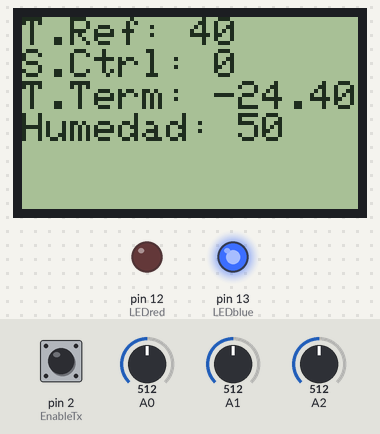
Recording of a sketch running on a simulated Arduino Uno, built with avr-gcc and run on an emulated ATmega328P. Parts: 84×48 one-colour display, output pins drawn as LEDs (lit = HIGH). Inputs (shaded band) come from the test bench; at power-on: A0 = 512, A1 = 512, A2 = 512, pin 2 (EnableTx) HIGH. The display library's start-up logo is not drawn; what the sketch prints to the serial monitor is not drawn.

Above: at 1.7 s.
1.8 s: A0 set to 716
At 3.1 s:
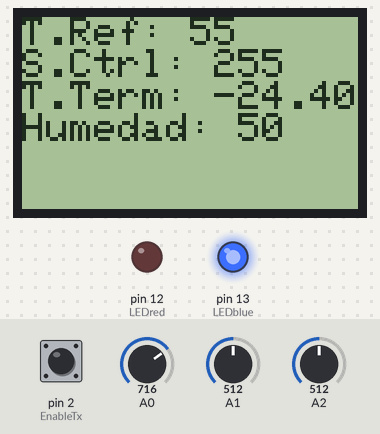
3.3 s: A1 set to 716
At 4.5 s:
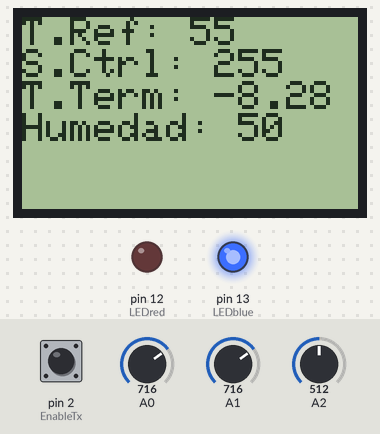
4.8 s: A2 set to 716
At 6.0 s:
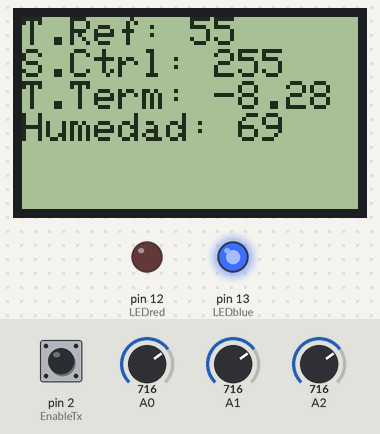
6.3 s: A1 set to 1023
At 7.6 s:
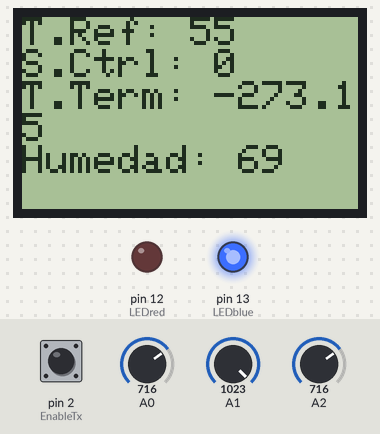
7.9 s: A1 set to 511
At 9.2 s:
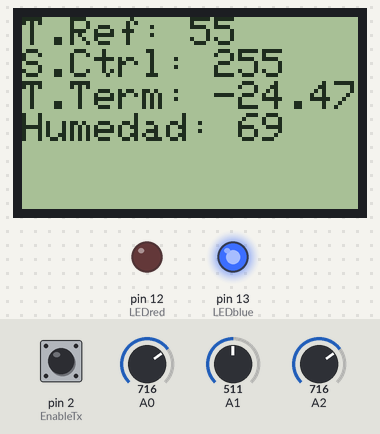
Timing chart, 0 to 10.9 s (numbered marks = the images above; inputs shaded):
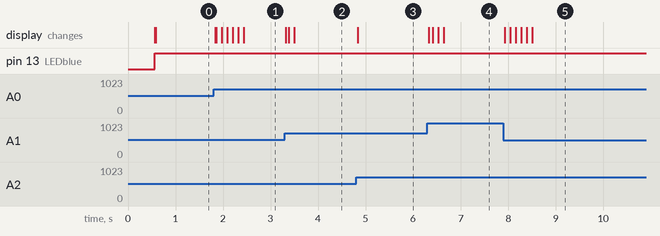

Measured:
- after the input at 1.8 s, the display: first changes at once (image 1 shows a later state)
- after the input at 3.3 s, the display: changes at once (image 2)
- after the input at 4.8 s, the display: changes at once (image 3)
- after the input at 6.3 s, the display: first changes at once (image 4 shows a later state)
- after the input at 7.9 s, the display: changes at once (image 5)

The sketch:

PID.ino
```cpp
//Laboratorio de Microcontroladores
//Laboratorio #3
//Realizado por:
//Gabriel Barahona Otoya B70896
//Yenner Gonzalez Araya B83375

//Librerias
#include <Adafruit_PCD8544.h>
#include <PID_v1.h>


// --- Decalracion Variables Globales ---

//Pines

/* Pinout:
D0-D1: Comunicacion Serial    DIGITAL - OUTPUT
D3: Switch Comunicacion PC    DIGITAL - INPUT
D4-D11: Salida PID            DIGITAL - OUTPUT
D12-D13: LED_R - LED_A        DIGITAL - OUTPUT
A0: Temp_Ref                  ANALOG  - INPUT
A1: Temp_Sense                ANALOG  - INPUT
A2: Humedad                   ANALOG  - INPUT
A3-A5: Control Pantalla       DIGITAL - OUTPUT
*/

int ComuRX    = 0;
int ComuTx    = 1;
int EnableTx  = 2;
int LEDred    = 12;
int LEDblue   = 13;
int SCLK      = 17;
int DIN       = 18;
int DCS       = 19;
int CS        = 11;  // CS y RST no se usan por lo que se define como 2 pero no se conectaran luego.
int RST       = 11;


//Valores
int Temperatura;
float R1 = 100000;              // resistencia fija del divisor de tension
double logR2, R2, TemperaturaX;
float c1 = 0.6895404624e-03, c2 = 2.892045445e-04, c3 = 0.01028622639e-07;
// Los parámetros se obtuvieron en el siguiente enlace:
// http://www.thinksrs.com/downloads/programs/Therm%20Calc/NTCCalibrator/NTCcalculator.htm

int Humedad;
int HumedadX;
int Referencia;
int ReferenciaX;
int SControl;
int Error;

//LCD PCD8544
// pin 4 - Serial clock out (SCLK)
// pin 5 - Serial data out (DIN)
// pin 6 - Data/Command select (D/C)
// pin X - LCD chip select (CS)
// pin X - LCD reset (RST)
Adafruit_PCD8544 display = Adafruit_PCD8544(SCLK, DIN, DCS, CS, RST);


// PID

// Variables PID
double Ref_PID, SControl_PID, Temp_PID;
PID pid(&Temp_PID, &SControl_PID, &Ref_PID, 2,5,1, DIRECT);

// --- Set Up ---

void setup() {
  Serial.begin(9600);
  Serial.println("PCD test");
  display.begin();
  // init done
  // you can change the contrast around to adapt the display
  // for the best viewing!
  display.setContrast(75);
  display.display(); // show splashscreen
  delay(500);
  display.clearDisplay();   // clears the screen and buffer
  // text display tests
  display.setTextSize(1);
  display.setTextColor(BLACK);

  pinMode(LEDblue, OUTPUT);
  pinMode(LEDred, OUTPUT);
  pinMode(EnableTx, INPUT);


  //Inicializa control PID
  Temp_PID = analogRead(A1)/4;
  Ref_PID = analogRead(A0)/4;
  pid.SetMode(AUTOMATIC);
}

// --- Loop ---

void loop() {
  //Mostrar los resultados en la pantalla
  display.setCursor(0,0);
  display.print("T.Ref: ");
  display.println(ReferenciaX);
  display.print("S.Ctrl: ");
  display.println(SControl);
  display.print("T.Term: ");
  display.println(TemperaturaX);
  display.print("Humedad: ");
  display.println(HumedadX);
  display.display();
  display.clearDisplay();

  // Switch para habilitar la comunicación con la PC
  if(digitalRead(EnableTx)==LOW){
    Serial.print("T.Ref: ");
    Serial.println(ReferenciaX);
    Serial.print("S.Ctrl: ");
    Serial.println(SControl);
    Serial.print("T.Term: ");
    Serial.println(TemperaturaX);
    Serial.print("Humedad: ");
    Serial.println(HumedadX);
  }

  //Medición de temperatura con el termistor
  Temperatura = analogRead(A1);
  R2 = R1 * (1023.0 / (float)Temperatura - 1.0);
  logR2 = log(R2);
  TemperaturaX = (1.0 / (c1 + c2*logR2 + c3*logR2*logR2*logR2));
  TemperaturaX = TemperaturaX - 273.15;

  //Medición de humedad y valor de temperatura de referencia (fuente de 5V y potenciómetro respectivamente)
  Humedad = analogRead(A2);
  HumedadX = map(Humedad, 0, 1023, 0, 100);
  Referencia = analogRead(A0);
  ReferenciaX = map(Referencia, 0, 1023, 0, 80);

  //Alarma con los LEDs rojo y azul
  if(TemperaturaX<30){
    digitalWrite(LEDblue, HIGH);
    digitalWrite(LEDred, LOW);
  }
  else if(TemperaturaX>45){
    digitalWrite(LEDblue, LOW);
    digitalWrite(LEDred, HIGH);
  }
  else if(30<TemperaturaX<45){
    digitalWrite(LEDblue, LOW);
    digitalWrite(LEDred, LOW);
  }


  //Controlador PID
  Temp_PID = analogRead(A1)/4;
  Ref_PID = analogRead(A0)/4;
  pid.Compute();

  //Serial.begin(57600);
  // Se convierte de double a int y se mapea de int de 32 bits a 8 bits
  SControl = (int)SControl_PID;
  //SControl = map((int)SControl_PID,0, 65445, 0,255);
  //Serial.print(sizeof(SControl));
// Se ponen en los pines D4-D11 la salida del PID representada en 8 bits
  for (int i = 0; i < 8; i++)
  {
    if (bitRead(SControl, i) == 0)
    {
      digitalWrite(i+3, LOW);
    }
    else
    {
      digitalWrite(i+4, HIGH);
    }
  }
}
```
